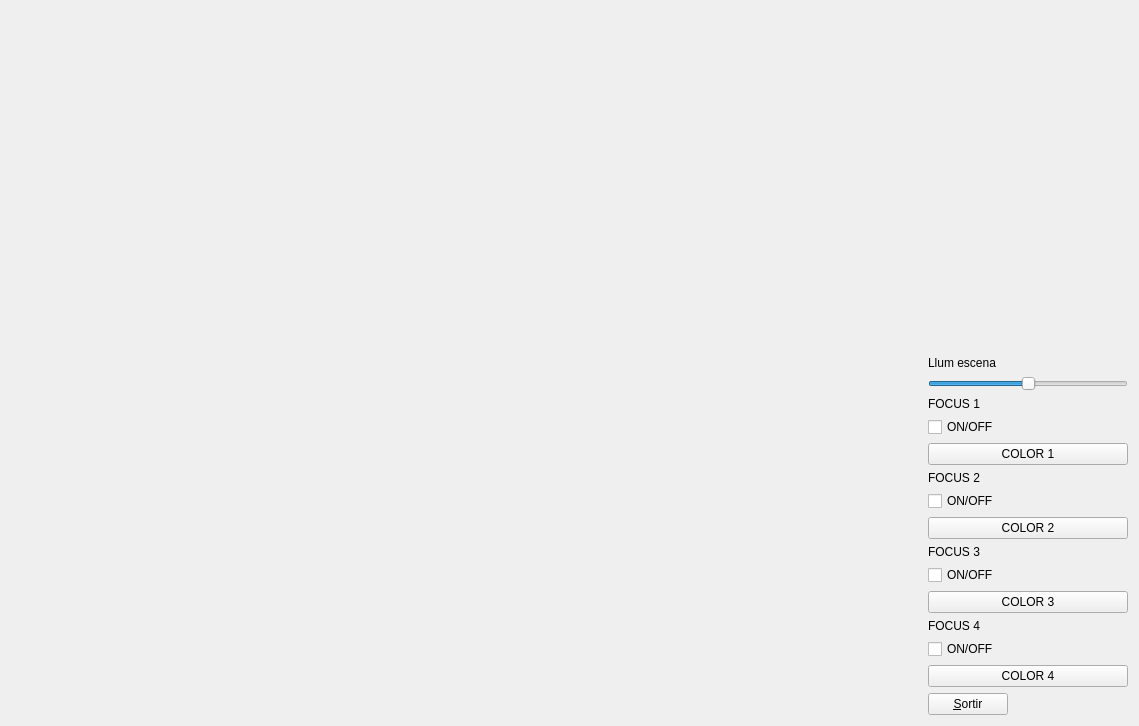
<?xml version="1.0" encoding="UTF-8"?>
<ui version="4.0">
 <class>MyForm</class>
 <widget class="QWidget" name="MyForm">
  <property name="geometry">
   <rect>
    <x>0</x>
    <y>0</y>
    <width>1139</width>
    <height>726</height>
   </rect>
  </property>
  <property name="windowTitle">
   <string>IDI-Lab</string>
  </property>
  <layout class="QHBoxLayout" name="horizontalLayout">
   <item>
    <widget class="MyGLWidget" name="widget" native="true">
     <property name="sizePolicy">
      <sizepolicy hsizetype="Expanding" vsizetype="Expanding">
       <horstretch>0</horstretch>
       <verstretch>0</verstretch>
      </sizepolicy>
     </property>
    </widget>
   </item>
   <item>
    <layout class="QVBoxLayout" name="verticalLayout">
     <item>
      <spacer name="verticalSpacer">
       <property name="orientation">
        <enum>Qt::Vertical</enum>
       </property>
       <property name="sizeHint" stdset="0">
        <size>
         <width>20</width>
         <height>40</height>
        </size>
       </property>
      </spacer>
     </item>
     <item>
      <widget class="QLabel" name="label">
       <property name="maximumSize">
        <size>
         <width>200</width>
         <height>16777215</height>
        </size>
       </property>
       <property name="text">
        <string>Llum escena</string>
       </property>
      </widget>
     </item>
     <item>
      <widget class="QSlider" name="horizontalSlider">
       <property name="maximumSize">
        <size>
         <width>200</width>
         <height>16777215</height>
        </size>
       </property>
       <property name="value">
        <number>50</number>
       </property>
       <property name="orientation">
        <enum>Qt::Horizontal</enum>
       </property>
      </widget>
     </item>
     <item>
      <widget class="QLabel" name="label_5">
       <property name="maximumSize">
        <size>
         <width>200</width>
         <height>16777215</height>
        </size>
       </property>
       <property name="text">
        <string>FOCUS 1</string>
       </property>
      </widget>
     </item>
     <item>
      <widget class="QCheckBox" name="checkFocus0">
       <property name="maximumSize">
        <size>
         <width>200</width>
         <height>16777215</height>
        </size>
       </property>
       <property name="text">
        <string>ON/OFF</string>
       </property>
      </widget>
     </item>
     <item>
      <widget class="QPushButton" name="btnColor0">
       <property name="maximumSize">
        <size>
         <width>200</width>
         <height>16777215</height>
        </size>
       </property>
       <property name="text">
        <string>COLOR 1</string>
       </property>
      </widget>
     </item>
     <item>
      <widget class="QLabel" name="label_3">
       <property name="maximumSize">
        <size>
         <width>200</width>
         <height>16777215</height>
        </size>
       </property>
       <property name="text">
        <string>FOCUS 2</string>
       </property>
      </widget>
     </item>
     <item>
      <widget class="QCheckBox" name="checkFocus1">
       <property name="maximumSize">
        <size>
         <width>200</width>
         <height>16777215</height>
        </size>
       </property>
       <property name="text">
        <string>ON/OFF</string>
       </property>
      </widget>
     </item>
     <item>
      <widget class="QPushButton" name="btnColor1">
       <property name="maximumSize">
        <size>
         <width>200</width>
         <height>16777215</height>
        </size>
       </property>
       <property name="text">
        <string>COLOR 2</string>
       </property>
      </widget>
     </item>
     <item>
      <widget class="QLabel" name="label_2">
       <property name="maximumSize">
        <size>
         <width>200</width>
         <height>16777215</height>
        </size>
       </property>
       <property name="text">
        <string>FOCUS 3</string>
       </property>
      </widget>
     </item>
     <item>
      <widget class="QCheckBox" name="checkFocus2">
       <property name="maximumSize">
        <size>
         <width>200</width>
         <height>16777215</height>
        </size>
       </property>
       <property name="text">
        <string>ON/OFF</string>
       </property>
      </widget>
     </item>
     <item>
      <widget class="QPushButton" name="btnColor2">
       <property name="maximumSize">
        <size>
         <width>200</width>
         <height>16777215</height>
        </size>
       </property>
       <property name="text">
        <string>COLOR 3</string>
       </property>
      </widget>
     </item>
     <item>
      <widget class="QLabel" name="label_6">
       <property name="maximumSize">
        <size>
         <width>200</width>
         <height>16777215</height>
        </size>
       </property>
       <property name="text">
        <string>FOCUS 4</string>
       </property>
      </widget>
     </item>
     <item>
      <widget class="QCheckBox" name="checkFocus3">
       <property name="maximumSize">
        <size>
         <width>200</width>
         <height>16777215</height>
        </size>
       </property>
       <property name="text">
        <string>ON/OFF</string>
       </property>
      </widget>
     </item>
     <item>
      <widget class="QPushButton" name="btnColor3">
       <property name="maximumSize">
        <size>
         <width>200</width>
         <height>16777215</height>
        </size>
       </property>
       <property name="text">
        <string>COLOR 4</string>
       </property>
      </widget>
     </item>
     <item>
      <widget class="QPushButton" name="pushButton">
       <property name="sizePolicy">
        <sizepolicy hsizetype="Fixed" vsizetype="Fixed">
         <horstretch>0</horstretch>
         <verstretch>0</verstretch>
        </sizepolicy>
       </property>
       <property name="text">
        <string>&amp;Sortir</string>
       </property>
      </widget>
     </item>
    </layout>
   </item>
  </layout>
 </widget>
 <customwidgets>
  <customwidget>
   <class>MyGLWidget</class>
   <extends>QWidget</extends>
   <header>MyGLWidget.h</header>
   <container>1</container>
   <slots>
    <slot>setIntensitatFoc(int)</slot>
    <slot>controlFocus0()</slot>
    <slot>controlFocus1()</slot>
    <slot>controlFocus2()</slot>
    <slot>controlFocus3()</slot>
    <slot>botoColor0()</slot>
    <slot>botoColor1()</slot>
    <slot>botoColor2()</slot>
    <slot>botoColor3()</slot>
   </slots>
  </customwidget>
 </customwidgets>
 <resources/>
 <connections>
  <connection>
   <sender>pushButton</sender>
   <signal>clicked()</signal>
   <receiver>MyForm</receiver>
   <slot>close()</slot>
   <hints>
    <hint type="sourcelabel">
     <x>574</x>
     <y>715</y>
    </hint>
    <hint type="destinationlabel">
     <x>823</x>
     <y>529</y>
    </hint>
   </hints>
  </connection>
  <connection>
   <sender>horizontalSlider</sender>
   <signal>valueChanged(int)</signal>
   <receiver>widget</receiver>
   <slot>setIntensitatFoc(int)</slot>
   <hints>
    <hint type="sourcelabel">
     <x>773</x>
     <y>339</y>
    </hint>
    <hint type="destinationlabel">
     <x>503</x>
     <y>122</y>
    </hint>
   </hints>
  </connection>
  <connection>
   <sender>checkFocus0</sender>
   <signal>clicked()</signal>
   <receiver>widget</receiver>
   <slot>controlFocus0()</slot>
   <hints>
    <hint type="sourcelabel">
     <x>614</x>
     <y>378</y>
    </hint>
    <hint type="destinationlabel">
     <x>521</x>
     <y>378</y>
    </hint>
   </hints>
  </connection>
  <connection>
   <sender>btnColor0</sender>
   <signal>clicked()</signal>
   <receiver>widget</receiver>
   <slot>botoColor0()</slot>
   <hints>
    <hint type="sourcelabel">
     <x>640</x>
     <y>414</y>
    </hint>
    <hint type="destinationlabel">
     <x>510</x>
     <y>419</y>
    </hint>
   </hints>
  </connection>
  <connection>
   <sender>checkFocus1</sender>
   <signal>clicked()</signal>
   <receiver>widget</receiver>
   <slot>controlFocus1()</slot>
   <hints>
    <hint type="sourcelabel">
     <x>625</x>
     <y>466</y>
    </hint>
    <hint type="destinationlabel">
     <x>498</x>
     <y>467</y>
    </hint>
   </hints>
  </connection>
  <connection>
   <sender>btnColor1</sender>
   <signal>clicked()</signal>
   <receiver>widget</receiver>
   <slot>botoColor1()</slot>
   <hints>
    <hint type="sourcelabel">
     <x>633</x>
     <y>499</y>
    </hint>
    <hint type="destinationlabel">
     <x>526</x>
     <y>509</y>
    </hint>
   </hints>
  </connection>
  <connection>
   <sender>checkFocus2</sender>
   <signal>clicked()</signal>
   <receiver>widget</receiver>
   <slot>controlFocus2()</slot>
   <hints>
    <hint type="sourcelabel">
     <x>700</x>
     <y>555</y>
    </hint>
    <hint type="destinationlabel">
     <x>484</x>
     <y>556</y>
    </hint>
   </hints>
  </connection>
  <connection>
   <sender>btnColor2</sender>
   <signal>clicked()</signal>
   <receiver>widget</receiver>
   <slot>botoColor2()</slot>
   <hints>
    <hint type="sourcelabel">
     <x>649</x>
     <y>580</y>
    </hint>
    <hint type="destinationlabel">
     <x>506</x>
     <y>590</y>
    </hint>
   </hints>
  </connection>
  <connection>
   <sender>checkFocus3</sender>
   <signal>clicked()</signal>
   <receiver>widget</receiver>
   <slot>controlFocus3()</slot>
   <hints>
    <hint type="sourcelabel">
     <x>662</x>
     <y>638</y>
    </hint>
    <hint type="destinationlabel">
     <x>500</x>
     <y>639</y>
    </hint>
   </hints>
  </connection>
  <connection>
   <sender>btnColor3</sender>
   <signal>clicked()</signal>
   <receiver>widget</receiver>
   <slot>botoColor3()</slot>
   <hints>
    <hint type="sourcelabel">
     <x>708</x>
     <y>675</y>
    </hint>
    <hint type="destinationlabel">
     <x>486</x>
     <y>679</y>
    </hint>
   </hints>
  </connection>
 </connections>
</ui>
